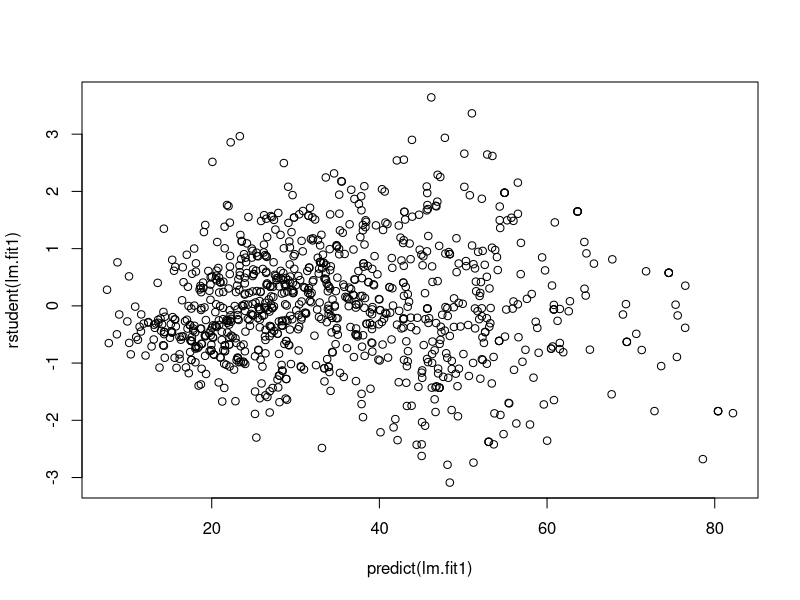
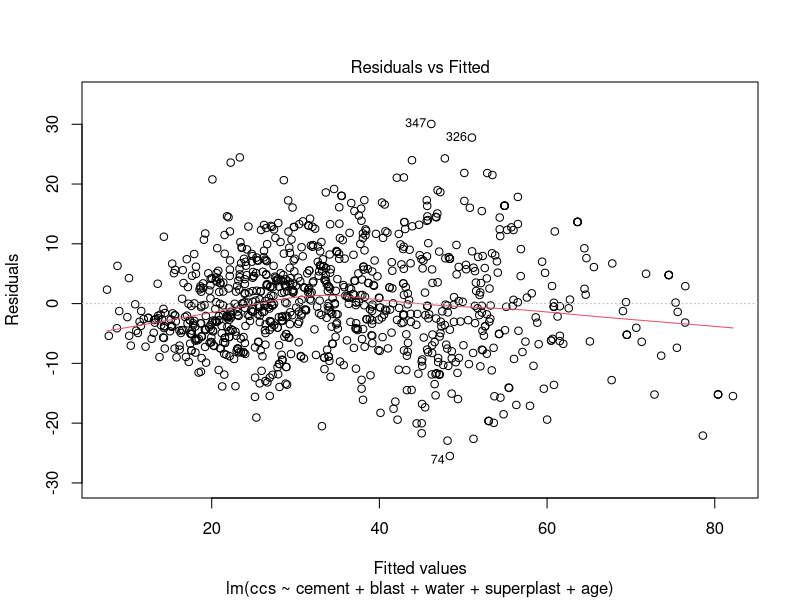
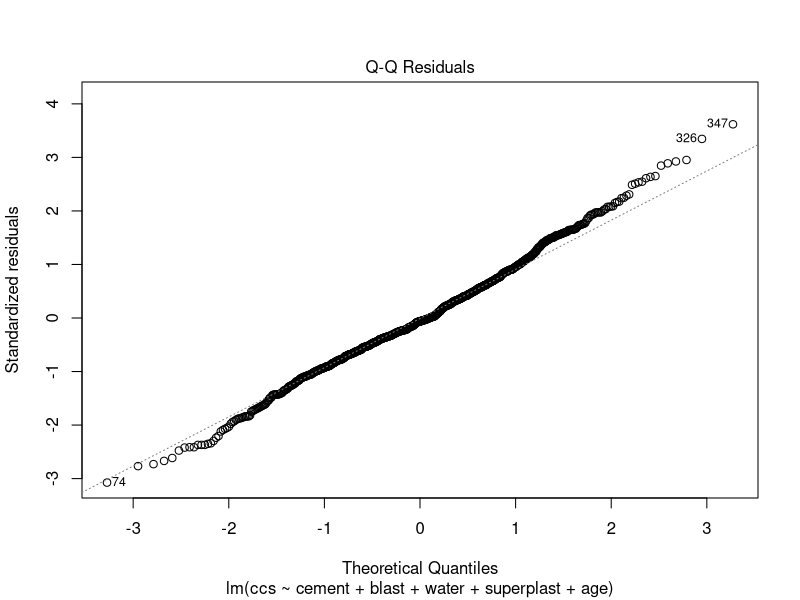
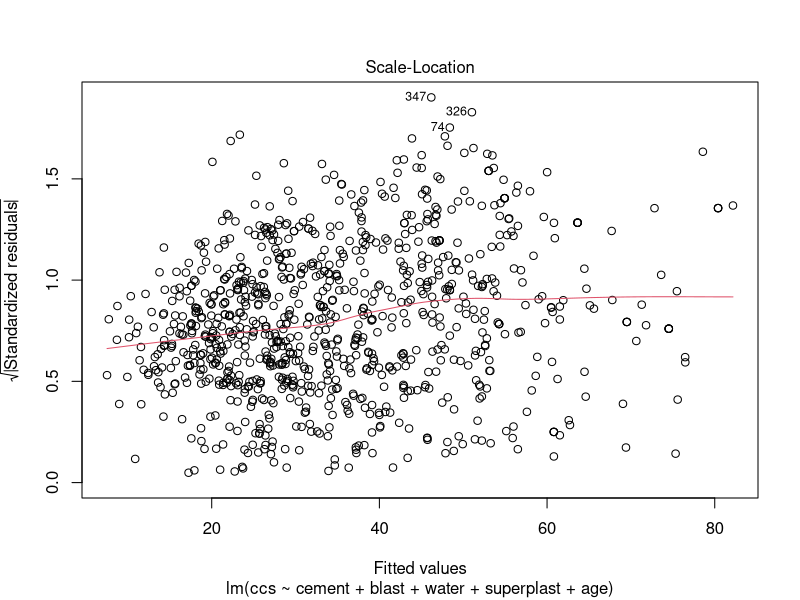
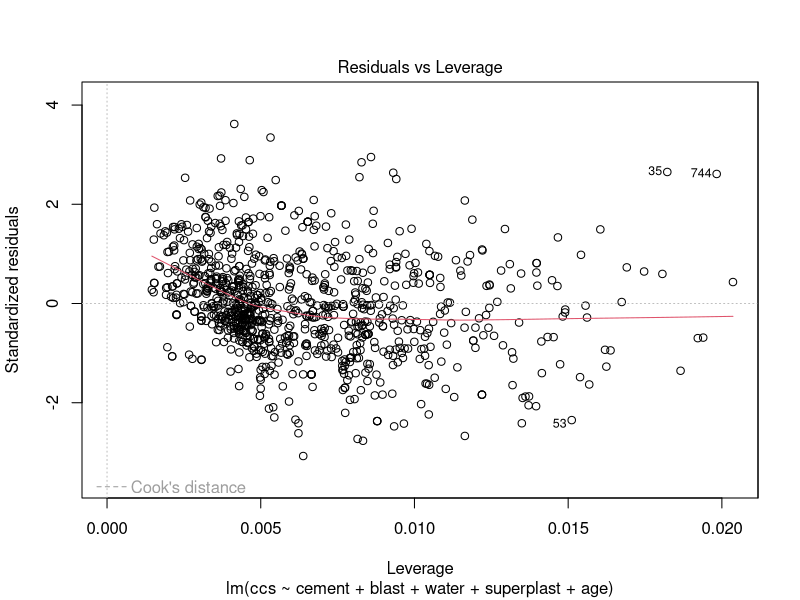
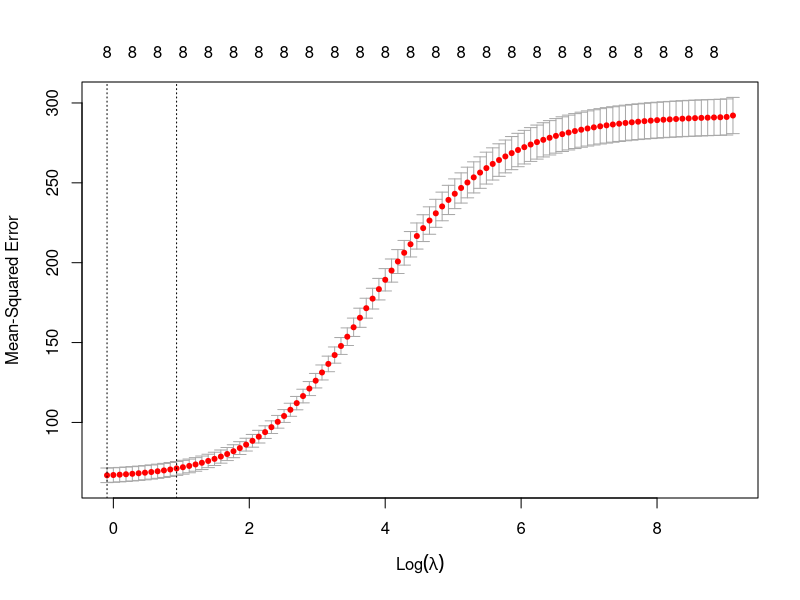
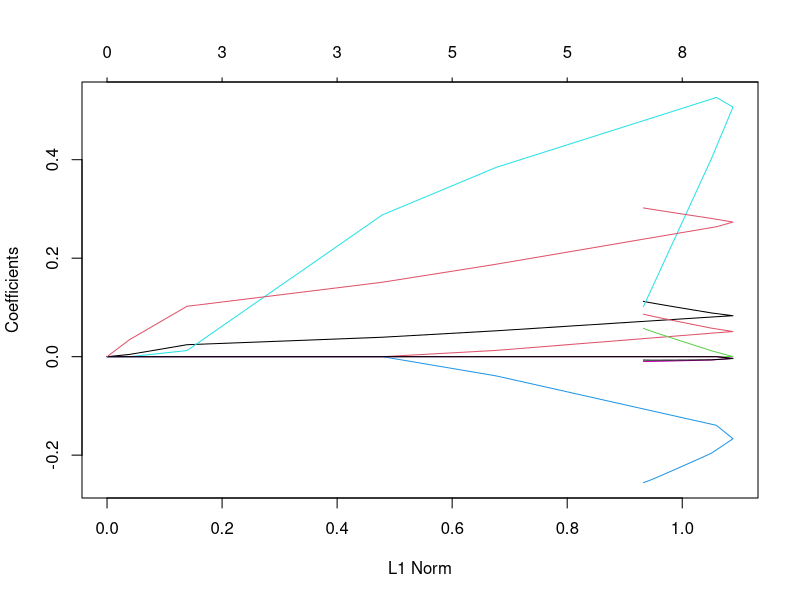

Recreate these plots in R, in order.
## ---- chunk 1
concrete <- read.csv("concrete.csv", na.strings='?')
## ---- chunk 2
head(concrete)
attach(concrete)
## ---- chunk 3
dim(concrete)
## ---- chunk 4
lm.fit1 = lm(ccs~., concrete)
summary(lm.fit1)
## ---- chunk 5
lm.fit1 = lm(ccs~cement+blast+water+superplast+age, concrete)
summary(lm.fit1)
coef(lm.fit1)
## ---- chunk 6
confint(lm.fit1)
plot(predict(lm.fit1), rstudent(lm.fit1))
plot(lm.fit1)
## ---- chunk 7
library(glmnet)
x = model.matrix(ccs~., concrete)[,-1]
y = concrete$ccs
## ---- chunk 8
grid = 10^seq(10, -2, length = 100)
penalty = rep(1,ncol(x))
lasso.mod = glmnet(x, y, alpha = 0, lambda = grid)
dim(coef(lasso.mod))
## ---- chunk 9
set.seed(42) 
train=sample(1:nrow(x), nrow(x)/2) 
test=(-train) 
y.test=y[test] 

cv.out=cv.glmnet(x[train,],y[train], nfolds = 10, alpha=0)
plot(cv.out) 
bestlam=cv.out$lambda.min 
cat("Best lambda =", bestlam, "\n")
## ---- chunk 10
lasso.mod = glmnet(x[train,], y[train], alpha = 1, lambda = grid)
plot(lasso.mod)
## ---- chunk 11
lasso.pred = predict(lasso.mod, s = bestlam, newx = x[test,])
cat("MSE =", mean((lasso.pred - y.test)^2), "\n")
cat("RSE =", sqrt(mean((lasso.pred - y.test)^2)), "\n")
out = glmnet(x, y, alpha = 1, lambda = grid)
lasso.coef = predict(out, type = "coefficients", s = bestlam)[1:9,]

lasso.coef = lasso.coef[lasso.coef!=0]
lasso.coef
## ---- chunk 12
summary(lasso.coef)
## ---- chunk 13
sst = sum((y.test - mean(y))^2)
sse = sum((lasso.pred - y.test)^2)

# Check R-Squared
r_squared = 1 - sse/sst
cat("R-squared =", r_squared)
